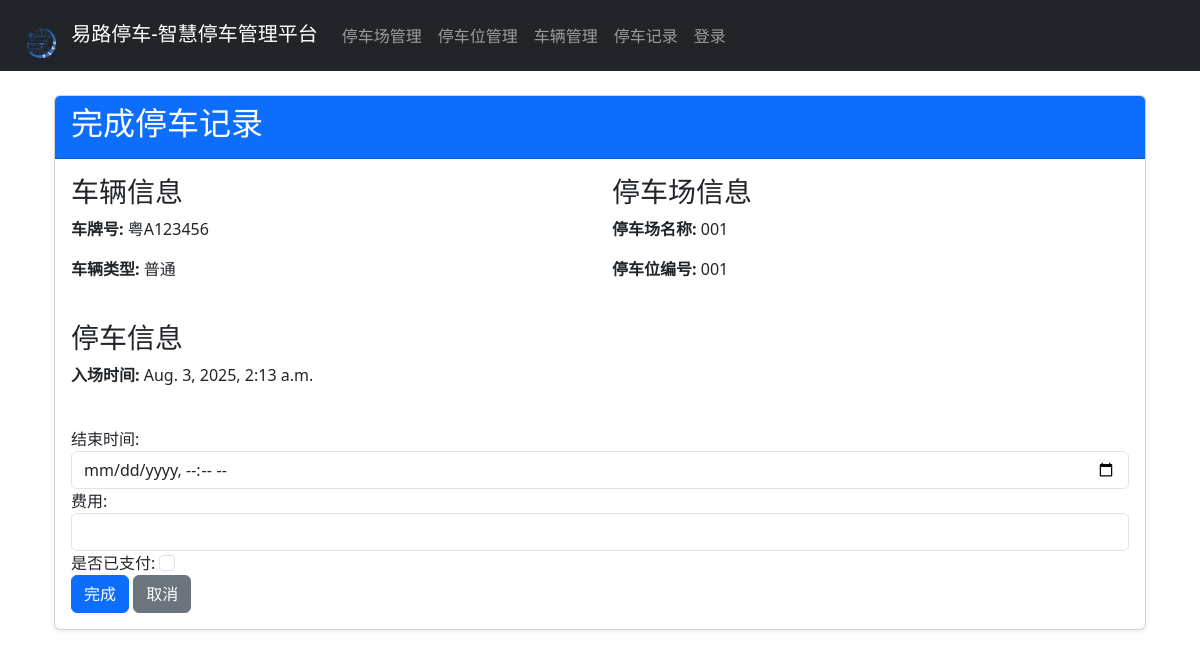
/records/1/update/, run on the app's committed database.
### parking/models.py (models this page shows, shortened)
class ParkingRecord(models.Model):
    vehicle = models.ForeignKey(Vehicle, on_delete=models.CASCADE, related_name="parking_records", verbose_name="车辆")
    parking_space = models.ForeignKey(ParkingSpace, on_delete=models.CASCADE, related_name="parking_records", verbose_name="停车位")
    start_time = models.DateTimeField(default=timezone.now, verbose_name="开始时间")
    end_time = models.DateTimeField(null=True, blank=True, verbose_name="结束时间")
    fee = models.DecimalField(max_digits=10, decimal_places=2, null=True, blank=True, verbose_name="费用")
    is_paid = models.BooleanField(default=False, verbose_name="是否已支付")
    vehicle_photo = models.ImageField(upload_to='vehicle_photos/', null=True, blank=True, verbose_name="车辆照片")
    class Meta:
        verbose_name = "停车记录"
        verbose_name_plural = "停车记录管理"

class Vehicle(models.Model):
    license_plate = models.CharField(max_length=20, unique=True, verbose_name="车牌号")
    vehicle_type = models.CharField(max_length=50, verbose_name="车辆类型")
    owner_name = models.CharField(max_length=100, verbose_name="车主姓名")
    owner_phone = models.CharField(max_length=20, verbose_name="车主电话")
    created_at = models.DateTimeField(auto_now_add=True, verbose_name="创建时间")
    updated_at = models.DateTimeField(auto_now=True, verbose_name="更新时间")
    class Meta:
        verbose_name = "车辆"
        verbose_name_plural = "车辆管理"

class ParkingSpace(models.Model):
    STATUS_CHOICES = (
        ('available', '可用'),
        ('occupied', '已占用'),
        ('reserved', '已预约'),
        ('maintenance', '维护中'),
    )
    number = models.CharField(max_length=10, verbose_name="车位编号")
    parking_lot = models.ForeignKey(ParkingLot, on_delete=models.CASCADE, related_name="spaces", verbose_name="所属停车场")
    status = models.CharField(max_length=20, choices=STATUS_CHOICES, default='available', verbose_name="状态")
    is_handicapped = models.BooleanField(default=False, verbose_name="残疾人车位")
    created_at = models.DateTimeField(auto_now_add=True, verbose_name="创建时间")
    updated_at = models.DateTimeField(auto_now=True, verbose_name="更新时间")
    class Meta:
        verbose_name = "停车位"
        verbose_name_plural = "停车位管理"

class ParkingLot(models.Model):
    name = models.CharField(max_length=100, verbose_name="停车场名称")
    address = models.CharField(max_length=200, verbose_name="停车场地址")
    description = models.TextField(blank=True, null=True, verbose_name="停车场描述")
    total_spaces = models.IntegerField(verbose_name="总车位数")
    available_spaces = models.IntegerField(default=0, verbose_name="可用车位数")
    is_active = models.BooleanField(default=True, verbose_name="是否激活")
    created_at = models.DateTimeField(auto_now_add=True, verbose_name="创建时间")
    updated_at = models.DateTimeField(auto_now=True, verbose_name="更新时间")
    class Meta:
        verbose_name = "停车场"
        verbose_name_plural = "停车场管理"

### parking/views.py (the view)
# urls.py: path('records/<int:pk>/update/', views.parking_record_update, name='parking_record_update'),
@transaction.atomic
def parking_record_update(request, pk):
    record = get_object_or_404(ParkingRecord, pk=pk)
    logger.debug(f'更新停车记录: {record.id}, 当前结束时间: {record.end_time}')
    if request.method == 'POST':
        form = ParkingRecordUpdateForm(request.POST, request.FILES, instance=record)
        logger.debug(f'表单验证状态: {form.is_valid()}')
        if not form.is_valid():
            logger.debug(f'表单数据: {request.POST}')
            logger.debug(f'表单错误: {form.errors}')
        if form.is_valid():
            logger.debug(f'表单数据: {form.cleaned_data}')
            cleaned_data = form.cleaned_data
            end_time = cleaned_data['end_time']
            fee = cleaned_data['fee']
            is_paid = cleaned_data['is_paid']
            if end_time and not record.end_time:
                duration = (end_time - record.start_time).total_seconds() / 3600
                if not fee:
                    fee = round(duration * 10, 2)
                    form.instance.fee = fee
                parking_space = record.parking_space
                parking_space.status = 'available'
                parking_space.save()
                parking_lot = parking_space.parking_lot
                parking_lot.available_spaces += 1
                parking_lot.save()
            record = form.save()
            logger.debug(f'停车记录更新成功: {record.id}, 新的结束时间: {record.end_time}')
            messages.success(request, '停车记录更新成功！')
            return redirect('parking_record_list')
    else:
        form = ParkingRecordForm(instance=record)
    return render(request, 'parking/records/update.html', {'form': form, 'parking_record': record})

### parking/forms.py
class ParkingRecordForm(forms.ModelForm):
    class Meta:
        model = ParkingRecord
        fields = ['vehicle', 'parking_space', 'start_time', 'end_time', 'fee', 'is_paid', 'vehicle_photo']
        widgets = {
            'vehicle': forms.Select(attrs={'class': 'form-control'}),
            'parking_space': forms.Select(attrs={'class': 'form-control'}),
            'start_time': forms.DateTimeInput(attrs={'class': 'form-control', 'type': 'datetime-local'}),
            'end_time': forms.DateTimeInput(attrs={'class': 'form-control', 'type': 'datetime-local'}),
            'fee': forms.NumberInput(attrs={'class': 'form-control', 'step': '0.01'}),
            'is_paid': forms.CheckboxInput(attrs={'class': 'form-check-input'}),
            'vehicle_photo': forms.FileInput(attrs={'class': 'form-control-file'}),
        }

### parking/templates/parking/records/update.html (shortened to what this page needs)
{% extends 'parking/base.html' %}
{% block content %}
<div class="container mt-4">
    <div class="card shadow-sm">
        <div class="card-header bg-primary text-white">
            <h2>完成停车记录</h2>
        </div>
        <div class="card-body">
            <div class="row mb-4">
                <div class="col-md-6">
                    <h3>车辆信息</h3>
                    <p><strong>车牌号:</strong> {{ parking_record.vehicle.license_plate }}</p>
                    <p><strong>车辆类型:</strong> {{ parking_record.vehicle.vehicle_type }}</p>
                </div>
                <div class="col-md-6">
                    <h3>停车场信息</h3>
                    <p><strong>停车场名称:</strong> {{ parking_record.parking_space.parking_lot.name }}</p>
                    <p><strong>停车位编号:</strong> {{ parking_record.parking_space.number }}</p>
                </div>
            </div>
            <div class="row mb-4">
                <div class="col-md-6">
                    <h3>停车信息</h3>
                    <p><strong>入场时间:</strong> {{ parking_record.start_time }}</p>
                </div>
            </div>
            <form method="post">
                <div class="form-group">
                    {{ form.end_time.label_tag }}
                    {{ form.end_time }}
                </div>
                <div class="form-group">
                    {{ form.fee.label_tag }}
                    {{ form.fee }}
                </div>
                <div class="form-group">
                    {{ form.is_paid.label_tag }}
                    {{ form.is_paid }}
                </div>
                <button type="submit" class="btn btn-primary">完成</button>
                <a href="{% url 'parking_record_detail' parking_record.id %}" class="btn btn-secondary ml-2">取消</a>
            </form>
        </div>
    </div>
</div>
{% endblock %}

### data on the page
ParkingRecord: vehicle.license_plate "粤A123456", vehicle.vehicle_type "普通", parking_space.parking_lot.name "001", parking_space.number "001", start_time "Aug. 3, 2025, 2:13 a.m."
